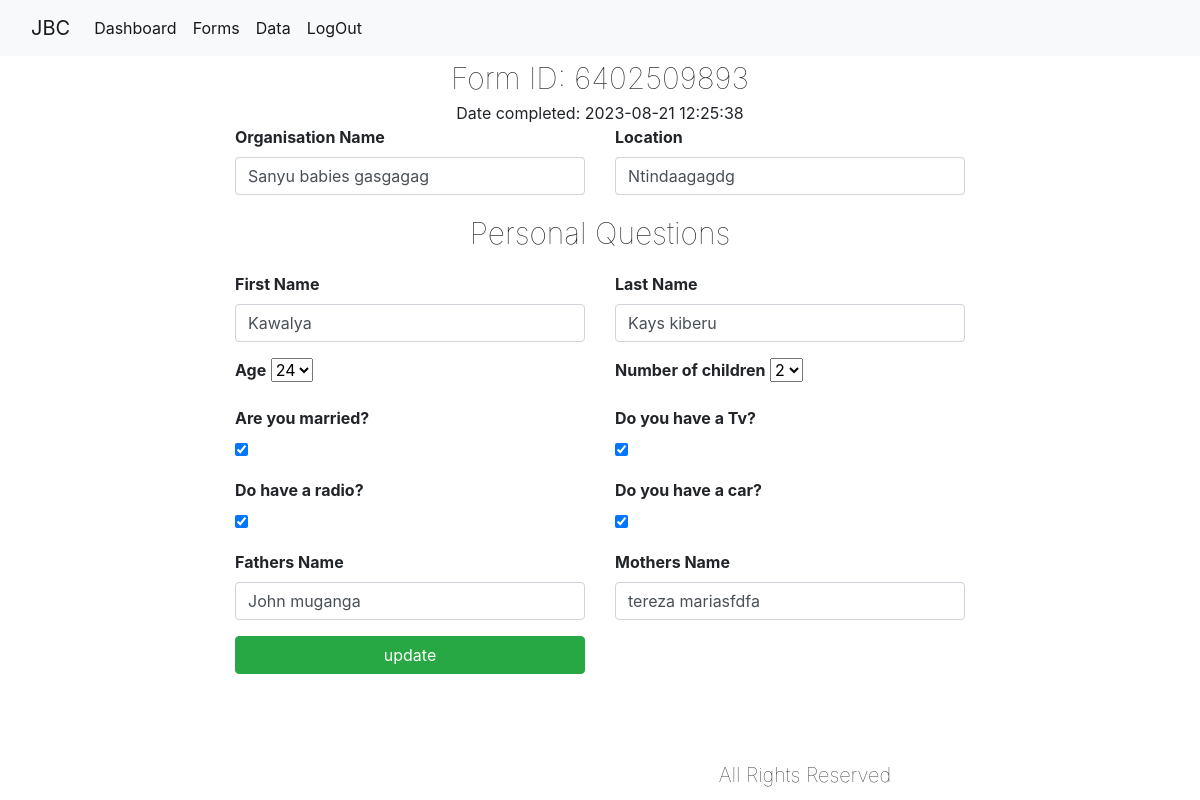
The page /webformsystem/edit_form.php?fomid=6 (signed in) on the database its author committed.
### tables this page shows
CREATE TABLE `form_data` (
  `ID` int(11) NOT NULL,
  `username` varchar(200) NOT NULL,
  `organisation` varchar(200) NOT NULL,
  `location` varchar(200) NOT NULL,
  `f_nem` varchar(200) NOT NULL,
  `l_nem` varchar(200) NOT NULL,
  `age` varchar(200) NOT NULL,
  `kids` varchar(200) NOT NULL,
  `mary` varchar(200) NOT NULL,
  `tv` varchar(200) NOT NULL,
  `radio` varchar(200) NOT NULL,
  `car` varchar(200) NOT NULL,
  `father` varchar(200) NOT NULL,
  `mother` varchar(200) NOT NULL,
  `formID` varchar(100) NOT NULL,
  `date` datetime NOT NULL
);

### webformsystem/edit_form.php (the view, shortened to what this page needs)
<?php
include("includes/header.php");
if(isset($_GET['fomid'])){
  $id=$_GET['fomid'];
  $query=mysqli_query($con,"SELECT * FROM form_data WHERE ID='$id'");
  $cat=mysqli_fetch_array($query);
}
?>
        <nav class="navbar navbar-expand-lg navbar-light bg-light">
  <div class="container-fluid">
    <a class="navbar-brand" href="#">JBC</a>
    <div class="collapse navbar-collapse" id="navbarSupportedContent">
      <ul class="navbar-nav me-auto mb-2 mb-lg-0">
        <li class="nav-item">
          <a class="nav-link active" aria-current="page" href="index.php">Dashboard</a>
        </li>
        <li class="nav-item">
          <a class="nav-link active" aria-current="page" href="forms.php">Forms</a>
        </li>
         <li class="nav-item">
          <a class="nav-link active" aria-current="page" href="form_list.php">Data</a>
        </li>
         <li class="nav-item">
          <a class="nav-link active" aria-current="page" href="includes/handlers/logout.php">LogOut</a>
        </li>
      </ul>
    </div>
  </div>
</nav>
    <div class="container">
      <div class="row">
          <div class="col-md-12" style="text-align: center;">
              <span style="font-weight: 100; font-size: 30px; padding: 20px 0px 20px 0px;">
                 Form ID: <?php echo $cat['formID'];?>
              </span><br>
              Date completed: <?php echo $cat['date'];?>
          </div>
      </div>
    </div>
    <div class="container">
        <div class="row">
            <div class="col-md-2"></div>
             <div class="col-md-8">
               <form action="" method="post" enctype="multipart/form-data">
                  <div class="row">
                      <div class="col-md-6 mb-3">
                        <label><strong>Organisation Name </strong></label>
                        <input type="text" name="org_nem" class="form-control" placeholder ="name"  value="<?php echo $cat['organisation'];?>">
                      </div>
                      <div class="col-md-6 mb-3">
                        <label><strong>Location</strong></label>
                        <input type="text" name="loc" class="form-control" placeholder ="location"  value="<?php echo $cat['location'];?>">
                      </div>
                     <div class="col-md-12 mb-3" style="text-align: center;">
                        <span style="font-weight: 100; font-size: 30px; padding: 20px 0px 20px 0px;">
                            Personal Questions
                        </span>
                    </div>
                    <div class="col-md-6 mb-3">
                        <label><strong>First Name</strong></label>
                        <input type="text" name="f_nem" class="form-control" placeholder ="first name" value="<?php echo $cat['f_nem'];?>">
                      </div>
                      <div class="col-md-6 mb-3">
                        <label><strong>Last Name</strong></label>
                        <input type="text" name="l_nem" class="form-control" placeholder ="last name" value="<?php echo $cat['l_nem'];?>">
                      </div>
                        <div class="col-md-6 mb-3">
                        <label><strong>Age</strong></label>
                        <select name="age" class="input" required>
                          <option value="<?php echo $cat['age'];?>" selected><?php echo $cat['age'];?></option>
                              </select>
                      </div>
                      <div class="col-md-6 mb-3">
                        <label><strong>Number of children</strong></label>
                        <select name="children" class="input" required>
                          <option value="<?php echo $cat['kids'];?>" selected><?php echo $cat['kids'];?></option>
                              </select>
                      </div>
                      <div class="col-md-6 mb-3">
                        <label><strong>Are you married?</strong></label>
                        <br>
                        <input type="checkbox" name="married" value="yes" <?php if($cat['mary']=='yes')echo 'checked';?>>
                      </div>
                       <div class="col-md-6 mb-3">
                        <label><strong>Do you have a Tv?</strong></label>
                        <br>
                        <input type="checkbox" name="tv" value="yes" <?php if($cat['mary']=='yes')echo 'checked';?>>
                      </div>
                       <div class="col-md-6 mb-3">
                        <label><strong>Do have a radio?</strong></label>
                        <br>
                        <input type="checkbox" name="rad" value="yes" <?php if($cat['mary']=='yes')echo 'checked';?>>
                      </div>
                       <div class="col-md-6 mb-3">
                        <label><strong>Do you have a car?</strong></label>
                        <br>
                        <input type="checkbox" name="car" value="yes" <?php if($cat['mary']=='yes')echo 'checked';?>>
                      </div>
                      <div class="col-md-6 mb-3">
                        <label><strong>Fathers Name</strong></label>
                        <input type="text" name="fa_nem" class="form-control" placeholder ="fathers name" value="<?php echo $cat['father'];?>">
                      </div>
                      <div class="col-md-6 mb-3">
                        <label><strong>Mothers Name</strong></label>
                        <input type="text" name="ma_nem" class="form-control" placeholder ="mothers name" value="<?php echo $cat['mother'];?>">
                      </div>
                      <div class="col-md-6 mb-3">
                     <button type="submit" name="submit" class="btn btn-success  btn-block">update</button>
                      </div>
                  </div>
               </form>
                    <div class="container" style="text-align:center;font-weight: 100;font-size: 20px; bottom: 10px; position: fixed;">
                <span>All Rights Reserved</span>
            </div>
             </div>
              <div class="col-md-2"></div>
        </div>
    </div>
  </body>
</html>

### rows shown on the page
form_data: formID "6402509893", date "2023-08-21 12:25:38", org_nem "Sanyu babies gasgagag", loc "Ntindaagagdg", f_nem "Kawalya", l_nem "Kays kiberu", age "24", children "2", mary "☑", fa_nem "John muganga", ma_nem "tereza mariasfdfa"
